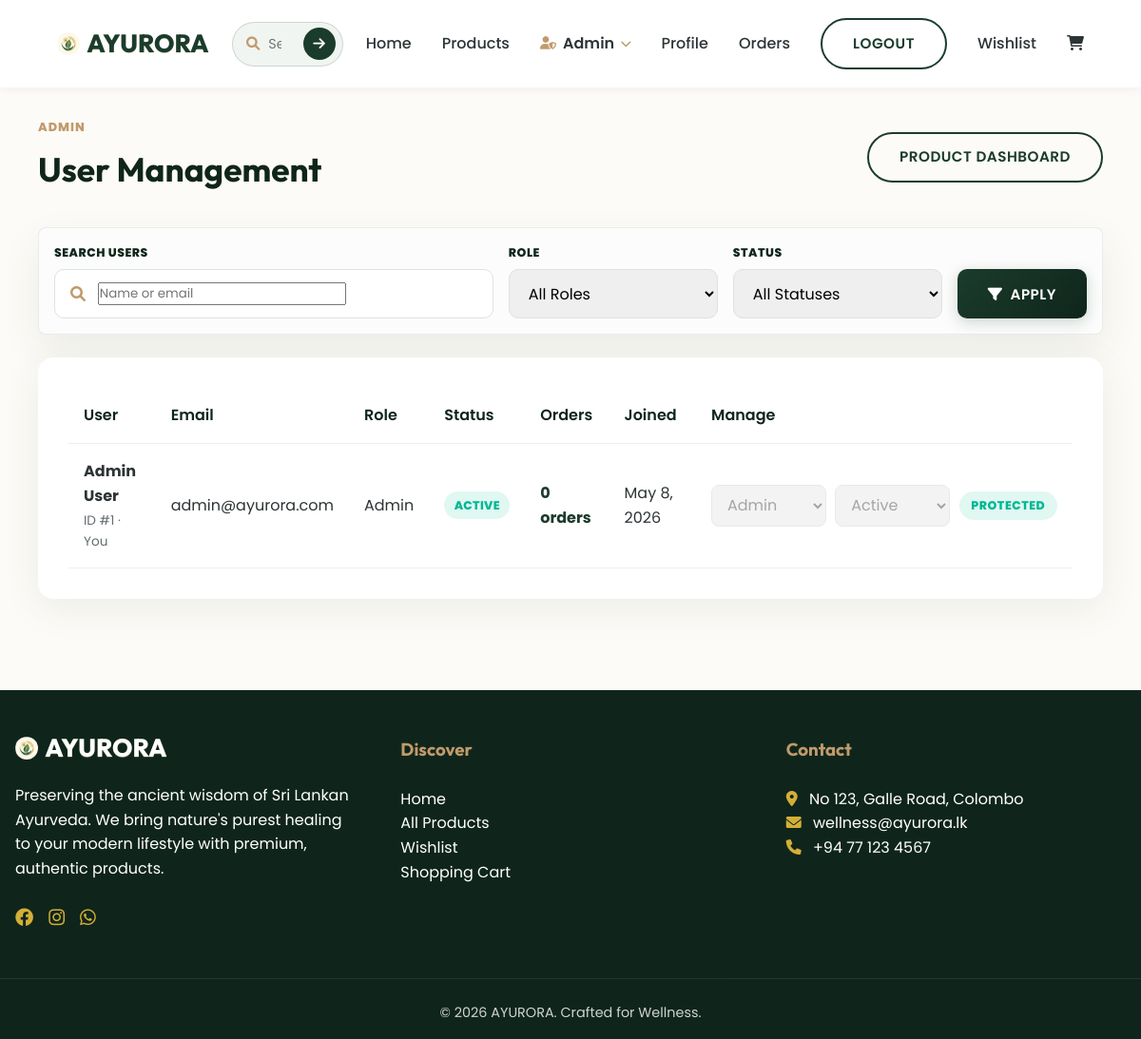
/admin_users.php (signed in), run on the app's committed database.
### tables this page shows
CREATE TABLE IF NOT EXISTS users (
    id INT AUTO_INCREMENT PRIMARY KEY,
    name VARCHAR(100) NOT NULL,
    email VARCHAR(100) NOT NULL UNIQUE,
    password VARCHAR(255) NOT NULL,
    role ENUM('admin', 'customer') DEFAULT 'customer',
    is_active TINYINT(1) NOT NULL DEFAULT 1,
    created_at TIMESTAMP DEFAULT CURRENT_TIMESTAMP
);

### admin_users.php (the view, shortened to what this page needs)
<?php
include 'includes/db.php';
$current_user_id = (int) $_SESSION['user_id'];
$allowed_roles = ['customer', 'admin'];
$search = trim($_GET['search'] ?? '');
$users = [];
$where = [];
$where_sql = $where ? 'WHERE ' . implode(' AND ', $where) : '';
$users_sql = "
    SELECT u.id, u.name, u.email, u.role, u.is_active, u.created_at, COUNT(o.id) AS order_count
    FROM users u
    LEFT JOIN orders o ON o.user_id = u.id
    $where_sql
    GROUP BY u.id, u.name, u.email, u.role, u.is_active, u.created_at
    ORDER BY u.created_at DESC, u.id DESC
";
$users_stmt = $conn->prepare($users_sql);
$users_stmt->execute();
$users_result = $users_stmt->get_result();
while ($user = $users_result->fetch_assoc()) {
    $users[] = $user;
}
include 'includes/header.php';
?>
<div class="admin-users-page">
    <div class="order-history-header">
        <div>
            <span class="eyebrow">Admin</span>
            <h2 class="section-title">User Management</h2>
        </div>
        <a href="admin.php" class="btn btn-outline">Product Dashboard</a>
    </div>
    <form class="admin-user-filter" method="GET" action="admin_users.php">
        <div class="product-search-main">
            <label>Search Users</label>
            <div class="product-search-field">
                <i class="fas fa-search"></i>
                <input type="search" name="search" placeholder="Name or email" value="<?php echo htmlspecialchars($search); ?>">
            </div>
        </div>
        <div class="category-filter-field">
            <label>Role</label>
            <select name="role" class="form-control">
                <option value="">All Roles</option>
            </select>
        </div>
        <div class="category-filter-field">
            <label>Status</label>
            <select name="status" class="form-control">
                <option value="">All Statuses</option>
            </select>
        </div>
        <div class="product-search-actions">
            <button type="submit" class="btn btn-primary"><i class="fas fa-filter"></i> Apply</button>
        </div>
    </form>
    <div class="table-container">
        <table>
            <thead>
                <tr>
                    <th>User</th>
                    <th>Email</th>
                    <th>Role</th>
                    <th>Status</th>
                    <th>Orders</th>
                    <th>Joined</th>
                    <th>Manage</th>
                </tr>
            </thead>
            <tbody>
                <?php if (empty($users)): ?>
                    <tr>
                        <td colspan="7" style="text-align: center;">No users found.</td>
                    </tr>
                <?php else: ?>
                    <?php foreach ($users as $user): ?>
                        <?php $is_current_user = (int) $user['id'] === $current_user_id; ?>
                        <tr>
                            <td>
                                <strong><?php echo htmlspecialchars($user['name']); ?></strong>
                                <span class="admin-user-meta">
                                    ID #<?php echo (int) $user['id']; ?>
                                    <?php if ($is_current_user): ?>
                                        &middot; You
                                    <?php endif; ?>
                                </span>
                            </td>
                            <td><?php echo htmlspecialchars($user['email']); ?></td>
                            <td><?php echo htmlspecialchars(ucfirst($user['role'])); ?></td>
                            <td>
                                <span class="stock-badge <?php echo (int) $user['is_active'] === 1 ? 'in-stock' : 'out-stock'; ?>">
                                    <?php echo (int) $user['is_active'] === 1 ? 'Active' : 'Inactive'; ?>
                                </span>
                            </td>
                            <td>
                                <a href="admin_user_orders.php?user_id=<?php echo (int) $user['id']; ?>" class="auth-link">
                                    <?php echo (int) $user['order_count']; ?> orders
                                </a>
                            </td>
                            <td><?php echo date('M j, Y', strtotime($user['created_at'])); ?></td>
                            <td>
                                <form method="POST" action="admin_users.php" class="admin-user-form">
                                    <select name="role" class="form-control" <?php echo $is_current_user ? 'disabled' : ''; ?>>
                                        <?php foreach ($allowed_roles as $role): ?>
                                            <option value="<?php echo htmlspecialchars($role); ?>" <?php echo $user['role'] === $role ? 'selected' : ''; ?>>
                                                <?php echo htmlspecialchars(ucfirst($role)); ?>
                                            </option>
                                        <?php endforeach; ?>
                                    </select>
                                    <select name="is_active" class="form-control" <?php echo $is_current_user ? 'disabled' : ''; ?>>
                                        <option value="1" <?php echo (int) $user['is_active'] === 1 ? 'selected' : ''; ?>>Active</option>
                                    </select>
                                    <?php if ($is_current_user): ?>
                                        <span class="status-badge status-active">Protected</span>
                                    <?php else: ?>
                                        <button type="submit" name="update_user" class="btn btn-primary">Save</button>
                                    <?php endif; ?>
                                </form>
                            </td>
                        </tr>
                    <?php endforeach; ?>
                <?php endif; ?>
            </tbody>
        </table>
    </div>
</div>
<?php include 'includes/footer.php'; ?>

### data on the page
users: name "Admin User", id "1", shows "· You", email "admin@ayurora.com", role "Admin", shows "ACTIVE", order_count "0", created_at "May 8, 2026", is_active "Active", shows "PROTECTED"
